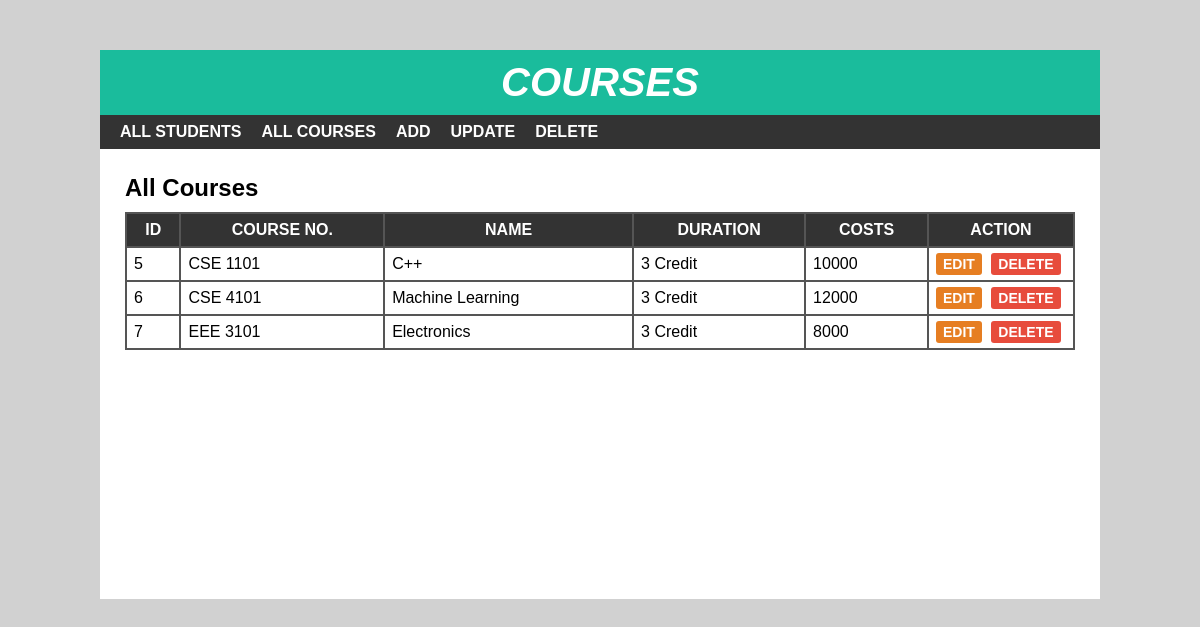
The app's page /student/course/index.php with its own data.
### tables this page shows
CREATE TABLE `course` (
  `courseid` int(11) NOT NULL,
  `course_no` varchar(15) NOT NULL,
  `course_name` varchar(30) NOT NULL,
  `course_duration` varchar(15) NOT NULL,
  `course_costs` varchar(15) NOT NULL
);

### student/course/index.php (the view, shortened to what this page needs)
<?php
include 'header.php';
?>
<div id="main-content">
    <h2>All Courses</h2>
    <?php
      $conn=mysqli_connect("localhost","root","","studentinfo") or die("Connection Failed.");
      $sql="SELECT * FROM course";
      $result=mysqli_query($conn,$sql) or die("Query Unsuccesful");
      if(mysqli_num_rows($result) > 0){
     ?>
    <table cellpadding="7px">
        <thead>
        <th>ID</th>
        <th>Course NO.</th>
        <th>Name</th>
        <th>Duration</th>
        <th>Costs</th>
        <th>Action</th>
        </thead>
        <tbody>
          <?php
            while($row=mysqli_fetch_assoc($result)){
          ?>
            <tr>
                <td><?php echo $row['courseid'] ;?></td>
                <td><?php echo $row['course_no'] ;?></td>
                <td><?php echo $row['course_name']; ?></td>
                <td><?php echo $row['course_duration'] ;?></td>
                <td><?php echo $row['course_costs'] ;?></td>
                <td>
                    <a href='edit.php?id=<?php echo $row['courseid'];?>'>Edit</a>
                    <a href='delete-inline.php?id=<?php echo $row['courseid']; ?>'>Delete</a>
                </td>
            </tr>
            <?php
              }
            ?>
        </tbody>
    </table>
    <?php
      }else {
        echo "<h2>No records found.</h2>";
      }
    ?>
</div>
</div>
</body>
</html>

### student/course/css/style.css (style rules this page uses)
body { font:16px arial; margin: 0; padding: 0; background: #d1d1d1; }
#main-content { padding: 25px; min-height: 400px; }
#main-content h2 { margin: 0 0 10px; text-transform: capitalize; }
#main-content table { width: 100%; background-color: #555; margin: 0 0 20px; }
#main-content table th { color: #fff; background-color: #333; text-transform: uppercase; }
#main-content table th:last-child { width: 130px; }
#main-content table td { background-color: #fff; }
#main-content table td a { font-size: 14px; font-weight: 600; text-transform: uppercase; padding: 3px 7px; color: #fff; background-color: #e67e22; text-decoration: none; border-radius: 3px; }
#main-content table td a:nth-child(2) { background-color: #e74c3c; margin: 0 0 0 5px; }

### records on screen
course: courseid "5", course_no "CSE 1101", course_name "C++", course_duration "3 Credit", course_costs "10000"
course: courseid "6", course_no "CSE 4101", course_name "Machine Learning", course_duration "3 Credit", course_costs "12000"
course: courseid "7", course_no "EEE 3101", course_name "Electronics", course_duration "3 Credit", course_costs "8000"
